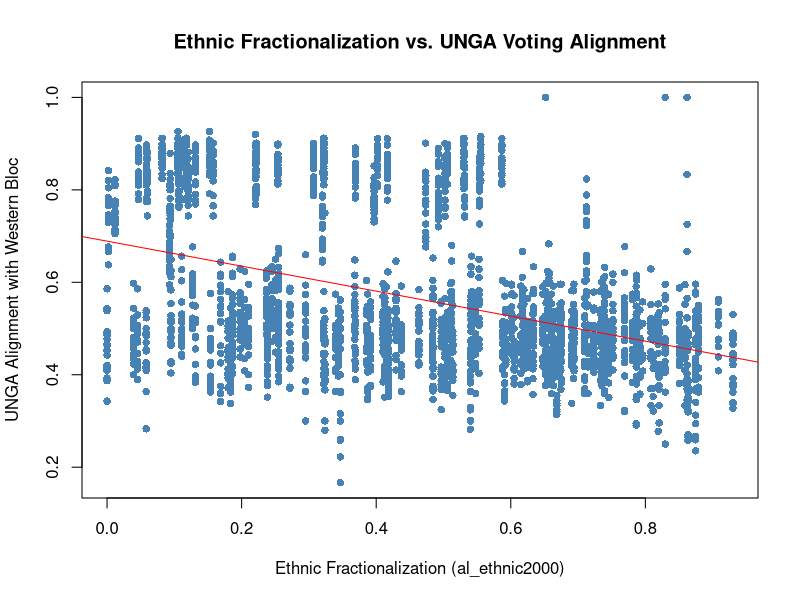

Source code (R):
library(tidyverse)

# load final merged dataset
final_data <- read.csv("final_dataset.csv")

# --- bivariate analysis ---

# correlation test: ethnic fractionalization vs unga alignment
cor_result <- cor.test(final_data$al_ethnic2000, final_data$unga_alignment)
print(cor_result)

# scatterplot with regression line
plot(final_data$al_ethnic2000, final_data$unga_alignment,
    xlab = "Ethnic Fractionalization (al_ethnic2000)",
    ylab = "UNGA Alignment with Western Bloc",
    main = "Ethnic Fractionalization vs. UNGA Voting Alignment",
    pch = 16, col = "steelblue")
abline(lm(unga_alignment ~ al_ethnic2000, data = final_data), col = "red")

# --- OLS regression ---

# full model with controls
model <- lm(unga_alignment ~ al_ethnic2000 + p_polity2 + log_gdp + log_pop, data = final_data)
summary(model)
